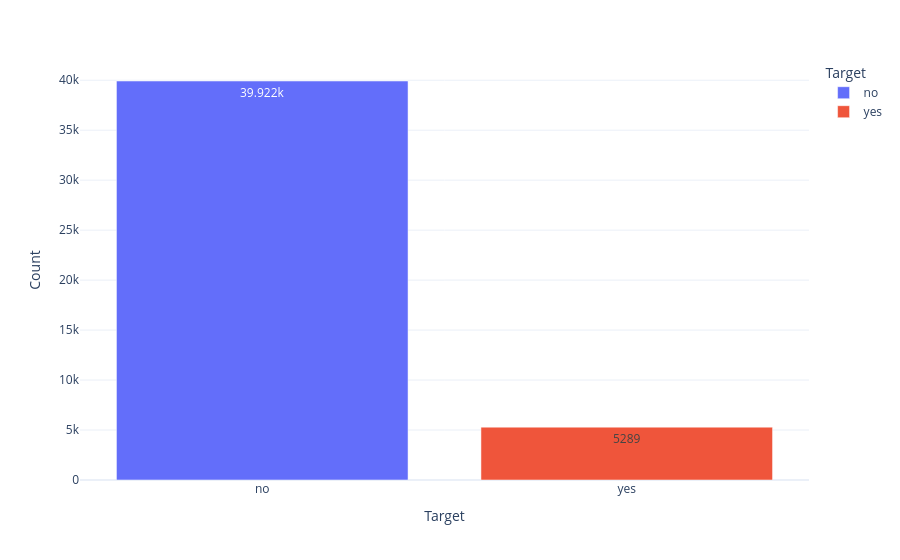

Write notebook code for a chart like this one.
### Code cell
#Target achievemnt check
target_count = df['Target'].value_counts().reset_index()
target_count.columns = ['Target', 'Count']

fig = px.bar(
    target_count,
    x = 'Target',
    y = 'Count',
    color = 'Target',
    text_auto= True,
    template='plotly_white',
)
fig.update_yaxes(showgrid = True)
fig.update_xaxes(showgrid = False)
fig.show()

### Figure 1 — Plotly figure (JSON) as saved in the notebook; plotly's stock layout.template omitted (floating-point values rounded to 4 significant figures)
{"data": [{"alignmentgroup": "True", "hovertemplate": "Target=%{x}<br>Count=%{y}<extra></extra>", "legendgroup": "no", "marker": {"color": "#636efa", "pattern": {"shape": ""}}, "name": "no", "offsetgroup": "no", "orientation": "v", "showlegend": true, "textposition": "auto", "texttemplate": "%{y}", "type": "bar", "x": ["no"], "xaxis": "x", "y": [39922], "yaxis": "y"}, {"alignmentgroup": "True", "hovertemplate": "Target=%{x}<br>Count=%{y}<extra></extra>", "legendgroup": "yes", "marker": {"color": "#EF553B", "pattern": {"shape": ""}}, "name": "yes", "offsetgroup": "yes", "orientation": "v", "showlegend": true, "textposition": "auto", "texttemplate": "%{y}", "type": "bar", "x": ["yes"], "xaxis": "x", "y": [5289], "yaxis": "y"}], "layout": {"barmode": "relative", "legend": {"title": {"text": "Target"}, "tracegroupgap": 0}, "margin": {"t": 60}, "xaxis": {"anchor": "y", "categoryarray": ["no", "yes"], "categoryorder": "array", "domain": [0, 1], "showgrid": false, "title": {"text": "Target"}}, "yaxis": {"anchor": "x", "domain": [0, 1], "showgrid": true, "title": {"text": "Count"}}}}
